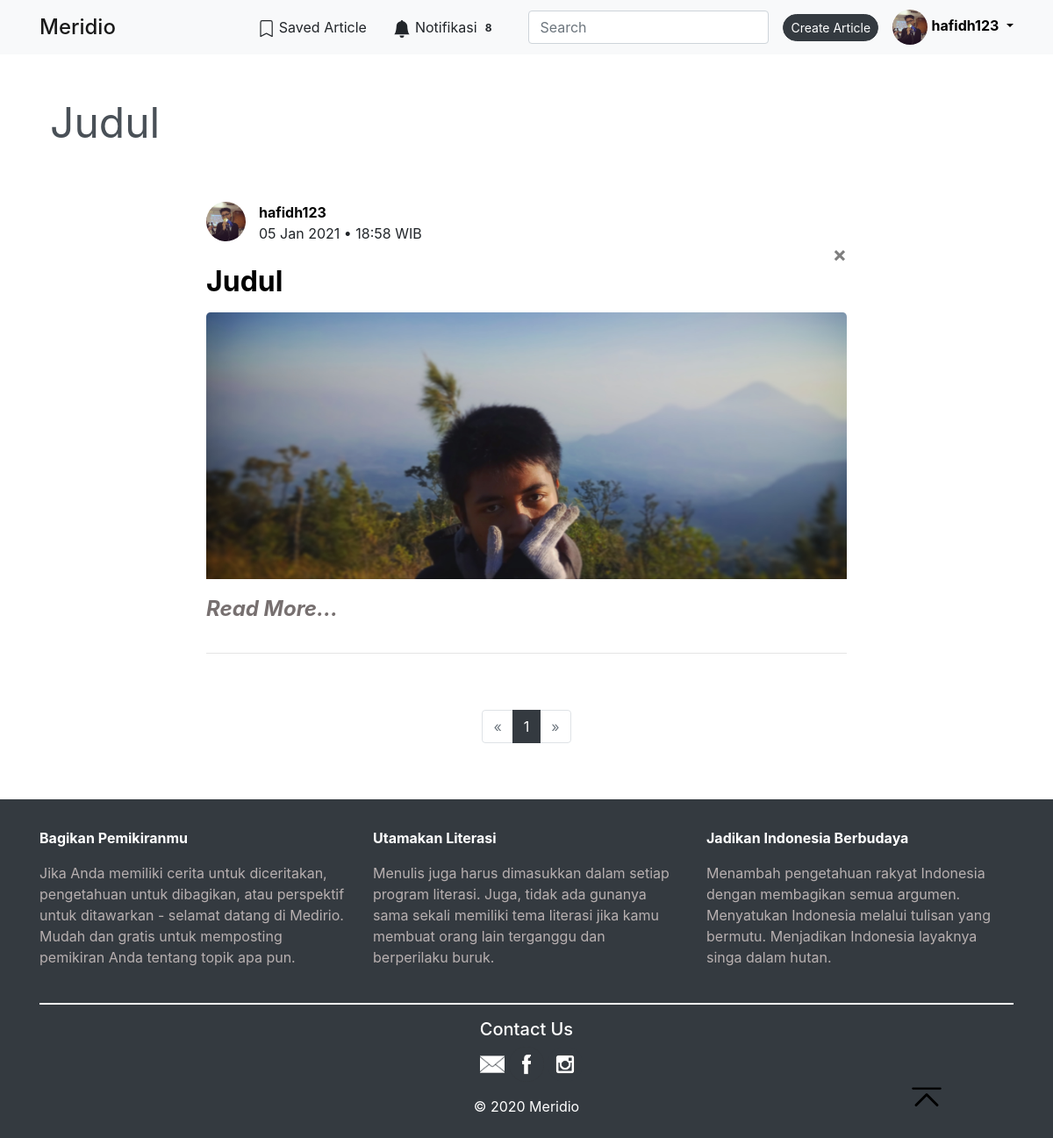
Page /page/search.php?s=Judul (signed in) on the committed database.
### tables this page shows
CREATE TABLE `user` (
  `id` bigint(20) NOT NULL,
  `username` varchar(20) NOT NULL,
  `nama_lengkap` varchar(666) NOT NULL,
  `email` varchar(666) NOT NULL,
  `foto_profil` char(32) NOT NULL,
  `password` char(255) NOT NULL,
  `tempat_tinggal` varchar(666) NOT NULL,
  `tanggal_lahir` date NOT NULL,
  `pekerjaan` varchar(666) NOT NULL,
  `pendidikan` varchar(666) NOT NULL,
  `tentang` text NOT NULL,
  `waktu_pendaftaran` datetime NOT NULL
);

CREATE TABLE `artikel` (
  `id` bigint(20) NOT NULL,
  `user_id` bigint(20) NOT NULL,
  `waktu_buat` datetime NOT NULL,
  `judul_artikel` varchar(666) NOT NULL,
  `header_artikel` char(32) NOT NULL,
  `isi_artikel` text NOT NULL
);

### page/database.php (called while the page is built, shortened)
<?php
$db = mysqli_connect('localhost', 'root', '', 'pemweb');
function query($query)
{
    global $db;
    $result = mysqli_query($db, $query);
    $rows = [];
    while ($row = mysqli_fetch_assoc($result)) {
        $rows[] = $row;
    }
    return $rows;
}

### page/search.php (the view, shortened to what this page needs)
<?php
require "./database.php";
if (isset($_SESSION['login'])) {
    if (isset($_SESSION['id'])) {
        $my_id = $_SESSION['id'];
    } else {
        $my_id = $_COOKIE['id'];
    }
    $queryMyUser = "SELECT * FROM user WHERE id = $my_id";
    $myUser = query($queryMyUser);
    $myUser = $myUser[0];
}
$jumlahDataPerhalaman = 5;
$jumlahData = count(query("SELECT * FROM artikel WHERE judul_artikel LIKE '%" . $_GET['s'] . "%' OR isi_artikel LIKE '%" . $_GET['s'] . "%'"));
$jumlahHalaman = ceil($jumlahData / $jumlahDataPerhalaman);
$halamanAktif = (isset($_GET["page"])) ? $_GET["page"] : 1;
$awalData = ($jumlahDataPerhalaman * $halamanAktif) - $jumlahDataPerhalaman;
$queryArticle = "SELECT * FROM user
				JOIN artikel
				ON user.id = artikel.user_id
                WHERE judul_artikel LIKE '%" . $_GET['s'] . "%' OR isi_artikel LIKE '%" . $_GET['s'] . "%' OR username LIKE '%" . $_GET['s'] . "%'
				ORDER BY waktu_buat
				DESC
				LIMIT $awalData, $jumlahDataPerhalaman
				";
$articles = query($queryArticle);
?>
<!DOCTYPE html>
<html lang="en">
	<head>
		<link rel="stylesheet" href="./../css/bootstrap.min.css">
		<link rel="stylesheet" href="./../css/all.css">
		<link rel="stylesheet" href="./../css/style search.css" />
	</head>
	<body>
		<?php if (isset($_SESSION['login'])): ?>
			<nav class="navbar navbar-expand-lg navbar-light bg-light fixed-top">
				<div class="container">
					<a class="navbar-brand mb-0 h1" href="./../index.php">Meridio</a>
					<div class="collapse navbar-collapse" id="navbarSupportedContent">
						<div class="utility-navbar mr-4 text-center">
							<div class="saved-article d-inline">
								<a href="./saved article.php" target="_blank">
									<button
										type="button"
										class="btn btn-light"
										data-toggle="tooltip"
										data-placement="top"
										title="Saved Article"
									>
										Saved Article
									</button>
								</a>
							</div>
							<div class="notifications d-inline-block">
								<a href="./notifikasi.php" target="_blank">
								<button
										type="button"
										class="btn btn-light button-notifications"
										data-toggle="tooltip"
										data-placement="top"
										data-user-id="<?=$myUser['id']?>"
										title="Notifikasi"
									>
									<?php
										$queryCekNotifikasi = "SELECT * FROM user_notifikasi WHERE user_id = " . $myUser['id'] . " AND sudah_dilihat = 0";
										$cekNotifikasi = query($queryCekNotifikasi);
										if (!$cekNotifikasi):
									?>
											<svg
												width="1.2em"
												height="1.2em"
												viewBox="0 0 16 16"
												class="bi bi-bell"
												fill="currentColor"
												xmlns="http://www.w3.org/2000/svg"
											>
												<path d="M8 16a2 2 0 0 0 2-2H6a2 2 0 0 0 2 2z" />
												<path
													fill-rule="evenodd"
													d="M8 1.918l-.797.161A4.002 4.002 0 0 0 4 6c0 .628-.134 2.197-.459 3.742-.16.767-.376 1.566-.663 2.258h10.244c-.287-.692-.502-1.49-.663-2.258C12.134 8.197 12 6.628 12 6a4.002 4.002 0 0 0-3.203-3.92L8 1.917zM14.22 12c.223.447.481.801.78 1H1c.299-.199.557-.553.78-1C2.68 10.2 3 6.88 3 6c0-2.42 1.72-4.44 4.005-4.901a1 1 0 1 1 1.99 0A5.002 5.002 0 0 1 13 6c0 .88.32 4.2 1.22 6z"
												/>
											</svg>
											Notifikasi
										<?php else: ?>
											<svg xmlns="http://www.w3.org/2000/svg" width="20" height="20" fill="currentColor" class="bi bi-bell-fill" viewBox="0 0 16 16">
												<path d="M8 16a2 2 0 0 0 2-2H6a2 2 0 0 0 2 2zm.995-14.901a1 1 0 1 0-1.99 0A5.002 5.002 0 0 0 3 6c0 1.098-.5 6-2 7h14c-1.5-1-2-5.902-2-7 0-2.42-1.72-4.44-4.005-4.901z"/>
											</svg>
											Notifikasi <span class="badge"><?=count($cekNotifikasi)?></span>
										<?php endif?>
									</button>
								</a>
							</div>
						</div>
						<form action="./search.php" class="form-inline my-2 my-lg-0">
							<input
								class="form-control mr-3"
								type="search"
								placeholder="Search"
								aria-label="Search"
								name="s"
							/>
						</form>
						<div class="buat-postingan mr-3">
							<a href="./buat article.php" target="_blank">
								<button type="button" class="btn btn-dark btn-sm rounded-pill">
									Create Article
								</button>
							</a>
						</div>
						<div class="dropdown">
							<button
								class="dropdown-toggle"
								type="button"
								id="dropdownMenuButton"
								data-toggle="dropdown"
								aria-haspopup="true"
								aria-expanded="false"
							>
								<img
									src="./../src/profile_pictures/<?=$myUser['foto_profil']?>.jpg"
									alt="<?=$myUser['username']?>"
									class="rounded-circle"
									width="40em"
								/>
								<span class="font-weight-bold"><?=$myUser['username']?></span>
							</button>
						</div>
					</div>
				</div>
			</nav>
		<?php endif?>
		<section class="bagian-tengah pb-4">
			<div class="container pt-5 mt-5">
				<div class="row">
					<div class="col-md-12">
						<form action="search.php" method="GET" class="form-inline my-2 my-lg-0 mr-3 justify-content-center">
							<input
								class="form-control mr-sm-2 w-100 kolom-search"
								type="search"
								placeholder="Search"
                                aria-label="Search"
                                name="s"
								value="<?=$_GET['s']?>"
							/>
						</form>
					</div>
				</div>
				<div class="row mt-5 d-flex justify-content-center">
					<div class="col-md-8">
						<?php if (count($articles) <= 0): ?>
							<div>
								<h1 class="text-center">Penelusuran tidak ada</h1>
							</div>
						<?php else: ?>
							<?php foreach ($articles as $searchArticle): ?>
								<div class="hasil-<?=$searchArticle['id']?>">
									<div class="account-article-<?=$searchArticle['id']?>">
										<a href="./profile.php?id=<?=$searchArticle['user_id']?>" target="_blank">
											<img
												src="./../src/profile_pictures/<?=$searchArticle['foto_profil']?>.jpg"
												alt="<?=$searchArticle['username']?>"
												class="rounded-circle float-left"
												width="45em"
											/>
										</a>
										<div class="row">
											<div class="col">
												<a href="./profile.php?id=<?=$searchArticle['user_id']?>" target="_blank">
													<span class="font-weight-bold"><?=$searchArticle['username']?></span>
												</a>
											</div>
										</div>
										<div class="row">
											<div class="col">
												<?php
												$time = strtotime($searchArticle['waktu_buat']);
												$time = date('d M Y • H:i', $time);
												?>
												<span><?=$time?> WIB</span>
											</div>
										</div>
									</div>
									<?php if (isset($_SESSION['login']) && ($searchArticle['user_id'] === $myUser['id'])): ?>
										<div class="row float-right">
											<div class="col">
												<button
													type="button"
													class="close"
													aria-label="Close"
													data-toggle="modal"
													data-target="#deleteArticle<?=$searchArticle['id']?>"
												>
													<span aria-hidden="true">&times;</span>
												</button>
											</div>
										</div>
									<?php endif?>
									<div class="content-article-<?=$searchArticle['id']?> pt-2">
										<a href="./article.php?id=<?=$searchArticle['id']?>">
											<article>
												<h2 class="font-weight-bolder pb-2 pt-3">
													<?=$searchArticle['judul_artikel']?>
												</h2>
												<img
													src="./../src/article_images/<?=$searchArticle['header_artikel']?>.jpg"
													class="img-fluid rounded-lg pb-3 foto-hasil"
													alt="<?=$searchArticle['judul_artikel']?>"
												/>
												<span
													class="show-more font-italic d-inline-block pb-3 font-weight-bold"
												>
													Read More...
												</span>
											</article>
										</a>
									</div>
								</div>
								<hr />
								<div class="pt-4"></div>
							<?php endforeach?>
						<?php endif?>
					</div>
				</div>
			</div>
			<nav aria-label="Page navigation" class="mt-4">
				<ul class="pagination justify-content-center pb-4">
					<?php if (count($articles) <= 0): ?>
					<?php else: ?>
						<?php if ($halamanAktif > 1): ?>
							<li class="page-item">
								<a class="page-link" href="?s=<?=$_GET['s']?>&page=<?=$halamanAktif - 1?>" aria-label="Previous">
									<span aria-hidden="true">&laquo;</span>
								</a>
							</li>
						<?php else: ?>
							<li class="page-item disabled">
								<a class="page-link" href="#" aria-label="Previous">
									<span aria-hidden="true">&laquo;</span>
								</a>
							</li>
						<?php endif?>
						<?php for ($i = 1; $i <= $jumlahHalaman; $i++): ?>
							<?php if ($i == $halamanAktif): ?>
								<li class="page-item active"><a class="page-link" href="?s=<?=$_GET['s']?>&page=<?=$i?>"><?=$i?></a></li>
							<?php else: ?>
								<li class="page-item"><a class="page-link" href="?s=<?=$_GET['s']?>&page=<?=$i?>"><?=$i?></a></li>
							<?php endif?>
						<?php endfor?>
						<?php if ($halamanAktif < $jumlahHalaman): ?>
							<li class="page-item">
								<a class="page-link" href="?s=<?=$_GET['s']?>&page=<?=$halamanAktif + 1?>" aria-label="Next">
									<span aria-hidden="true">&raquo;</span>
								</a>
							</li>
						<?php else: ?>
							<li class="page-item disabled">
								<a class="page-link" href="#" aria-label="Next">
									<span aria-hidden="true">&raquo;</span>
								</a>
							</li>
						<?php endif?>
					<?php endif?>
				</ul>
			</nav>
		</section>
		<footer>
			<nav class="navbar navbar-dark bg-dark">
				<div class="container pt-4">
					<div class="row pb-4">
						<div class="col-md-4 bagian-bawah">
							<span class="font-weight-bold d-inline-block pb-3"
								>Bagikan Pemikiranmu</span
							>
							<p>
								Jika Anda memiliki cerita untuk diceritakan, pengetahuan untuk
								dibagikan, atau perspektif untuk ditawarkan - selamat datang di
								Medirio. Mudah dan gratis untuk memposting pemikiran Anda
								tentang topik apa pun.
							</p>
						</div>
						<div class="col-md-4 bagian-bawah">
							<span class="font-weight-bold d-inline-block pb-3"
								>Utamakan Literasi</span
							>
							<p>
								Menulis juga harus dimasukkan dalam setiap program literasi.
								Juga, tidak ada gunanya sama sekali memiliki tema literasi jika
								kamu membuat orang lain terganggu dan berperilaku buruk.
							</p>
						</div>
						<div class="col-md-4 bagian-bawah">
							<span class="font-weight-bold d-inline-block pb-3"
								>Jadikan Indonesia Berbudaya</span
							>
							<p>
								Menambah pengetahuan rakyat Indonesia dengan membagikan semua
								argumen. Menyatukan Indonesia melalui tulisan yang bermutu.
								Menjadikan Indonesia layaknya singa dalam hutan.
							</p>
						</div>
					</div>
					<div class="pembatas"></div>
					<div class="col-md-12 pt-3 text-center copyright">
						<h5>Contact Us</h5>
					</div>
					<div class="col-md-12 text-center pr-1">
						<a href="https://gmail.com/" target="_blank"
							><img
								src="./../src/img/email.png"
								class="img-fluid"
								alt="Gmail"
								width="28px"
						/></a>
						<a href="https://facebook.com/" target="_blank"
							><img
								src="./../src/img/fb.png"
								class="img-fluid"
								alt="Facebook"
								width="40px"
						/></a>
						<a href="https://instagram.com/" target="_blank"
							><img
								src="./../src/img/ig.png"
								class="img-fluid"
								alt="Instagram"
								width="40px"
						/></a>
					</div>
					<div class="col-lg-12 text-center py-3 copyright">
						<span>© 2020 Meridio</span>
					</div>
				</div>
			</nav>
		</footer>
		<div class="keatas">
			<a href="#">
			</a>
		</div>
	</body>
</html>

### css/style search.css (style rules this page uses)
html { scroll-behavior: smooth; }
.navbar-brand { font-size: 1.5em; }
.show-more { color: rgb(119, 112, 112); font-size: 1.5em; }
a { color: rgba(0, 0, 0); }
button { padding: 0; border: none; background: none; }
.kolom-search { font-size: 3em; border: none; outline: none; }
.foto-hasil { width: 50em; height: 20em; object-fit: cover; }
.bagian-bawah span { color: white; }
.bagian-bawah p { color: rgb(184, 176, 176); }
.pembatas { background-color: white; height: 0.1em; width: 100vw; }
.copyright h5, .copyright span { color: white; }
li { text-decoration: none; }
.pagination > li > a { color: #343a40; }
.pagination > .active > a { background-color: #343a40 !important; border: solid 1px #343a40 !important; }
.keatas { position: fixed; left: 86vw; bottom: 3vh; }

### rows in the picture
user: foto_profil (picture), username "hafidh123"
artikel: user.foto_profil (picture), user.username "hafidh123", waktu_buat "05 Jan 2021 • 18:58", judul_artikel "Judul", header_artikel (picture)

### other values in the picture
count($cekNotifikasi) "8"
